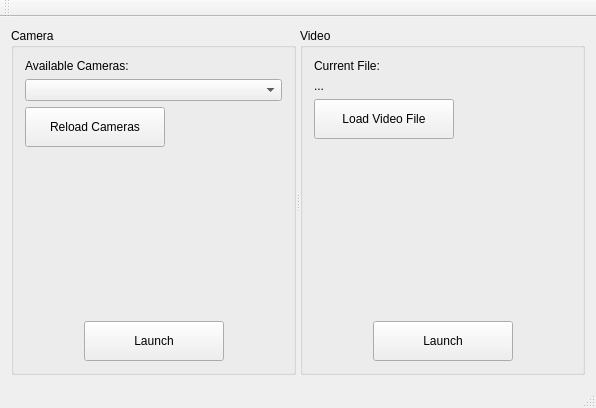
<?xml version="1.0" encoding="UTF-8"?>
<ui version="4.0">
 <class>MainWindow</class>
 <widget class="QMainWindow" name="MainWindow">
  <property name="geometry">
   <rect>
    <x>0</x>
    <y>0</y>
    <width>596</width>
    <height>408</height>
   </rect>
  </property>
  <property name="windowTitle">
   <string>MainWindow</string>
  </property>
  <widget class="QWidget" name="centralWidget">
   <layout class="QVBoxLayout" name="verticalLayout">
    <item>
     <widget class="QSplitter" name="splitter">
      <property name="minimumSize">
       <size>
        <width>0</width>
        <height>300</height>
       </size>
      </property>
      <property name="orientation">
       <enum>Qt::Horizontal</enum>
      </property>
      <widget class="QGroupBox" name="groupBox">
       <property name="title">
        <string>Camera</string>
       </property>
       <layout class="QVBoxLayout" name="verticalLayout_3">
        <item>
         <layout class="QVBoxLayout" name="verticalLayout_2">
          <item>
           <widget class="QLabel" name="label">
            <property name="text">
             <string>Available Cameras: </string>
            </property>
           </widget>
          </item>
          <item>
           <widget class="QComboBox" name="cameraCombo"/>
          </item>
          <item>
           <layout class="QHBoxLayout" name="horizontalLayout">
            <item>
             <widget class="QPushButton" name="reloadCameras">
              <property name="minimumSize">
               <size>
                <width>140</width>
                <height>40</height>
               </size>
              </property>
              <property name="text">
               <string>Reload Cameras</string>
              </property>
             </widget>
            </item>
            <item>
             <spacer name="horizontalSpacer">
              <property name="orientation">
               <enum>Qt::Horizontal</enum>
              </property>
              <property name="sizeHint" stdset="0">
               <size>
                <width>40</width>
                <height>20</height>
               </size>
              </property>
             </spacer>
            </item>
           </layout>
          </item>
         </layout>
        </item>
        <item>
         <spacer name="verticalSpacer">
          <property name="orientation">
           <enum>Qt::Vertical</enum>
          </property>
          <property name="sizeHint" stdset="0">
           <size>
            <width>20</width>
            <height>114</height>
           </size>
          </property>
         </spacer>
        </item>
        <item>
         <layout class="QHBoxLayout" name="horizontalLayout_2">
          <item>
           <spacer name="horizontalSpacer_2">
            <property name="orientation">
             <enum>Qt::Horizontal</enum>
            </property>
            <property name="sizeHint" stdset="0">
             <size>
              <width>40</width>
              <height>20</height>
             </size>
            </property>
           </spacer>
          </item>
          <item>
           <widget class="QPushButton" name="launchCamera">
            <property name="minimumSize">
             <size>
              <width>140</width>
              <height>40</height>
             </size>
            </property>
            <property name="text">
             <string>Launch</string>
            </property>
           </widget>
          </item>
          <item>
           <spacer name="horizontalSpacer_3">
            <property name="orientation">
             <enum>Qt::Horizontal</enum>
            </property>
            <property name="sizeHint" stdset="0">
             <size>
              <width>40</width>
              <height>20</height>
             </size>
            </property>
           </spacer>
          </item>
         </layout>
        </item>
       </layout>
      </widget>
      <widget class="QGroupBox" name="groupBox_2">
       <property name="title">
        <string>Video</string>
       </property>
       <layout class="QVBoxLayout" name="verticalLayout_5">
        <item>
         <layout class="QVBoxLayout" name="verticalLayout_4">
          <item>
           <layout class="QHBoxLayout" name="horizontalLayout_3">
            <item>
             <widget class="QLabel" name="label_2">
              <property name="text">
               <string>Current File: </string>
              </property>
             </widget>
            </item>
           </layout>
          </item>
          <item>
           <widget class="QLabel" name="currVideo">
            <property name="text">
             <string>...</string>
            </property>
           </widget>
          </item>
          <item>
           <layout class="QHBoxLayout" name="horizontalLayout_4">
            <item>
             <widget class="QPushButton" name="loadVideoFile">
              <property name="minimumSize">
               <size>
                <width>140</width>
                <height>40</height>
               </size>
              </property>
              <property name="text">
               <string>Load Video File</string>
              </property>
             </widget>
            </item>
            <item>
             <spacer name="horizontalSpacer_4">
              <property name="orientation">
               <enum>Qt::Horizontal</enum>
              </property>
              <property name="sizeHint" stdset="0">
               <size>
                <width>40</width>
                <height>20</height>
               </size>
              </property>
             </spacer>
            </item>
           </layout>
          </item>
         </layout>
        </item>
        <item>
         <spacer name="verticalSpacer_2">
          <property name="orientation">
           <enum>Qt::Vertical</enum>
          </property>
          <property name="sizeHint" stdset="0">
           <size>
            <width>20</width>
            <height>116</height>
           </size>
          </property>
         </spacer>
        </item>
        <item>
         <layout class="QHBoxLayout" name="horizontalLayout_5">
          <item>
           <spacer name="horizontalSpacer_5">
            <property name="orientation">
             <enum>Qt::Horizontal</enum>
            </property>
            <property name="sizeHint" stdset="0">
             <size>
              <width>40</width>
              <height>20</height>
             </size>
            </property>
           </spacer>
          </item>
          <item>
           <widget class="QPushButton" name="launchVideoFile">
            <property name="minimumSize">
             <size>
              <width>140</width>
              <height>40</height>
             </size>
            </property>
            <property name="text">
             <string>Launch</string>
            </property>
           </widget>
          </item>
          <item>
           <spacer name="horizontalSpacer_6">
            <property name="orientation">
             <enum>Qt::Horizontal</enum>
            </property>
            <property name="sizeHint" stdset="0">
             <size>
              <width>40</width>
              <height>20</height>
             </size>
            </property>
           </spacer>
          </item>
         </layout>
        </item>
       </layout>
      </widget>
     </widget>
    </item>
   </layout>
  </widget>
  <widget class="QMenuBar" name="menuBar">
   <property name="geometry">
    <rect>
     <x>0</x>
     <y>0</y>
     <width>596</width>
     <height>22</height>
    </rect>
   </property>
  </widget>
  <widget class="QToolBar" name="mainToolBar">
   <attribute name="toolBarArea">
    <enum>TopToolBarArea</enum>
   </attribute>
   <attribute name="toolBarBreak">
    <bool>false</bool>
   </attribute>
  </widget>
  <widget class="QStatusBar" name="statusBar"/>
 </widget>
 <layoutdefault spacing="6" margin="11"/>
 <resources/>
 <connections/>
</ui>
